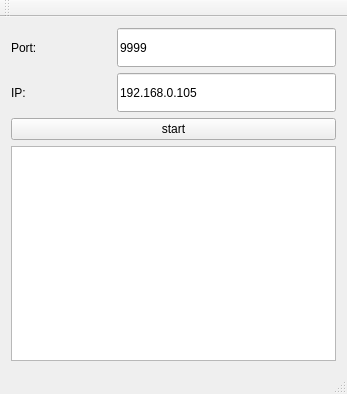
<?xml version="1.0" encoding="UTF-8"?>
<ui version="4.0">
 <class>MainWindow</class>
 <widget class="QMainWindow" name="MainWindow">
  <property name="geometry">
   <rect>
    <x>0</x>
    <y>0</y>
    <width>347</width>
    <height>394</height>
   </rect>
  </property>
  <property name="windowTitle">
   <string>MainWindow</string>
  </property>
  <widget class="QWidget" name="centralWidget">
   <layout class="QVBoxLayout" name="verticalLayout">
    <item>
     <layout class="QHBoxLayout" name="horizontalLayout_2">
      <item>
       <widget class="QLabel" name="label_2">
        <property name="minimumSize">
         <size>
          <width>100</width>
          <height>0</height>
         </size>
        </property>
        <property name="text">
         <string>Port:</string>
        </property>
       </widget>
      </item>
      <item>
       <widget class="QLineEdit" name="lineEdit_2">
        <property name="minimumSize">
         <size>
          <width>0</width>
          <height>39</height>
         </size>
        </property>
        <property name="maximumSize">
         <size>
          <width>16777215</width>
          <height>39</height>
         </size>
        </property>
        <property name="text">
         <string>9999</string>
        </property>
       </widget>
      </item>
     </layout>
    </item>
    <item>
     <layout class="QHBoxLayout" name="horizontalLayout">
      <item>
       <widget class="QLabel" name="label">
        <property name="minimumSize">
         <size>
          <width>100</width>
          <height>0</height>
         </size>
        </property>
        <property name="text">
         <string>IP:</string>
        </property>
       </widget>
      </item>
      <item>
       <widget class="QLineEdit" name="lineEdit">
        <property name="minimumSize">
         <size>
          <width>0</width>
          <height>39</height>
         </size>
        </property>
        <property name="maximumSize">
         <size>
          <width>16777215</width>
          <height>39</height>
         </size>
        </property>
        <property name="text">
         <string>192.168.0.105</string>
        </property>
       </widget>
      </item>
     </layout>
    </item>
    <item>
     <widget class="QPushButton" name="pushButton">
      <property name="text">
       <string>start</string>
      </property>
     </widget>
    </item>
    <item>
     <widget class="QTextEdit" name="textEdit"/>
    </item>
   </layout>
  </widget>
  <widget class="QMenuBar" name="menuBar">
   <property name="geometry">
    <rect>
     <x>0</x>
     <y>0</y>
     <width>347</width>
     <height>21</height>
    </rect>
   </property>
  </widget>
  <widget class="QToolBar" name="mainToolBar">
   <attribute name="toolBarArea">
    <enum>TopToolBarArea</enum>
   </attribute>
   <attribute name="toolBarBreak">
    <bool>false</bool>
   </attribute>
  </widget>
  <widget class="QStatusBar" name="statusBar"/>
 </widget>
 <layoutdefault spacing="6" margin="11"/>
 <resources/>
 <connections/>
</ui>
